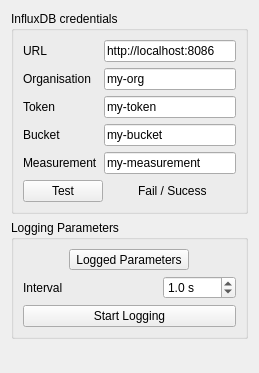
<?xml version="1.0" encoding="UTF-8"?>
<ui version="4.0">
 <class>Form</class>
 <widget class="QWidget" name="Form">
  <property name="geometry">
   <rect>
    <x>0</x>
    <y>0</y>
    <width>259</width>
    <height>373</height>
   </rect>
  </property>
  <property name="sizePolicy">
   <sizepolicy hsizetype="Preferred" vsizetype="Preferred">
    <horstretch>0</horstretch>
    <verstretch>0</verstretch>
   </sizepolicy>
  </property>
  <property name="minimumSize">
   <size>
    <width>100</width>
    <height>100</height>
   </size>
  </property>
  <property name="windowTitle">
   <string>Form</string>
  </property>
  <layout class="QVBoxLayout" name="verticalLayout">
   <item>
    <widget class="QGroupBox" name="influxCredentialGroupBox">
     <property name="title">
      <string>InfluxDB credentials</string>
     </property>
     <layout class="QVBoxLayout" name="verticalLayout_4">
      <item>
       <layout class="QFormLayout" name="influxFormLayout">
        <item row="0" column="0">
         <widget class="QLabel" name="labelURL">
          <property name="text">
           <string>URL</string>
          </property>
         </widget>
        </item>
        <item row="0" column="1">
         <widget class="QLineEdit" name="lineEditURL">
          <property name="text">
           <string>http://localhost:8086</string>
          </property>
         </widget>
        </item>
        <item row="1" column="0">
         <widget class="QLabel" name="labelOrg">
          <property name="text">
           <string>Organisation</string>
          </property>
         </widget>
        </item>
        <item row="1" column="1">
         <widget class="QLineEdit" name="lineEditOrg">
          <property name="text">
           <string>my-org</string>
          </property>
         </widget>
        </item>
        <item row="2" column="0">
         <widget class="QLabel" name="labelToken">
          <property name="text">
           <string>Token</string>
          </property>
         </widget>
        </item>
        <item row="2" column="1">
         <widget class="QLineEdit" name="lineEditToken">
          <property name="text">
           <string>my-token</string>
          </property>
         </widget>
        </item>
        <item row="3" column="0">
         <widget class="QLabel" name="labelBucket">
          <property name="text">
           <string>Bucket</string>
          </property>
         </widget>
        </item>
        <item row="3" column="1">
         <widget class="QLineEdit" name="lineEditBucket">
          <property name="text">
           <string>my-bucket</string>
          </property>
         </widget>
        </item>
        <item row="4" column="0">
         <widget class="QLabel" name="labelMeas">
          <property name="text">
           <string>Measurement</string>
          </property>
         </widget>
        </item>
        <item row="4" column="1">
         <widget class="QLineEdit" name="lineEditMeas">
          <property name="text">
           <string>my-measurement</string>
          </property>
         </widget>
        </item>
       </layout>
      </item>
      <item>
       <layout class="QHBoxLayout" name="influxTestButtonLayout">
        <item>
         <widget class="QPushButton" name="influxTestButton">
          <property name="text">
           <string>Test</string>
          </property>
         </widget>
        </item>
        <item>
         <spacer name="horizontalSpacer_2">
          <property name="orientation">
           <enum>Qt::Horizontal</enum>
          </property>
          <property name="sizeHint" stdset="0">
           <size>
            <width>40</width>
            <height>20</height>
           </size>
          </property>
         </spacer>
        </item>
        <item>
         <widget class="QLabel" name="influxTestIndicator">
          <property name="text">
           <string>Fail / Sucess</string>
          </property>
         </widget>
        </item>
        <item>
         <spacer name="horizontalSpacer_3">
          <property name="orientation">
           <enum>Qt::Horizontal</enum>
          </property>
          <property name="sizeHint" stdset="0">
           <size>
            <width>40</width>
            <height>20</height>
           </size>
          </property>
         </spacer>
        </item>
       </layout>
      </item>
     </layout>
    </widget>
   </item>
   <item>
    <widget class="QGroupBox" name="loggingGroupBox">
     <property name="title">
      <string>Logging Parameters</string>
     </property>
     <layout class="QVBoxLayout" name="loggingLayout">
      <item>
       <layout class="QHBoxLayout" name="logParameterToolButtonLayout">
        <item>
         <widget class="LoggedParametersToolButton" name="logParametersToolButton">
          <property name="text">
           <string>Logged Parameters</string>
          </property>
         </widget>
        </item>
       </layout>
      </item>
      <item>
       <layout class="QHBoxLayout" name="loggingLayout_2">
        <item>
         <widget class="QLabel" name="logIntervalLabel">
          <property name="text">
           <string>Interval</string>
          </property>
         </widget>
        </item>
        <item>
         <spacer name="horizontalSpacer">
          <property name="orientation">
           <enum>Qt::Horizontal</enum>
          </property>
          <property name="sizeHint" stdset="0">
           <size>
            <width>40</width>
            <height>20</height>
           </size>
          </property>
         </spacer>
        </item>
        <item>
         <widget class="QDoubleSpinBox" name="logIntervalSpinBox">
          <property name="suffix">
           <string> s</string>
          </property>
          <property name="decimals">
           <number>1</number>
          </property>
          <property name="maximum">
           <double>1000.000000000000000</double>
          </property>
          <property name="value">
           <double>1.000000000000000</double>
          </property>
         </widget>
        </item>
       </layout>
      </item>
      <item>
       <widget class="QPushButton" name="logButton">
        <property name="text">
         <string>Start Logging</string>
        </property>
       </widget>
      </item>
     </layout>
    </widget>
   </item>
   <item>
    <spacer name="verticalSpacer">
     <property name="orientation">
      <enum>Qt::Vertical</enum>
     </property>
     <property name="sizeHint" stdset="0">
      <size>
       <width>20</width>
       <height>40</height>
      </size>
     </property>
    </spacer>
   </item>
  </layout>
 </widget>
 <customwidgets>
  <customwidget>
   <class>LoggedParametersToolButton</class>
   <extends>QToolButton</extends>
   <header location="global">logging_panel.h</header>
  </customwidget>
 </customwidgets>
 <resources/>
 <connections/>
</ui>
